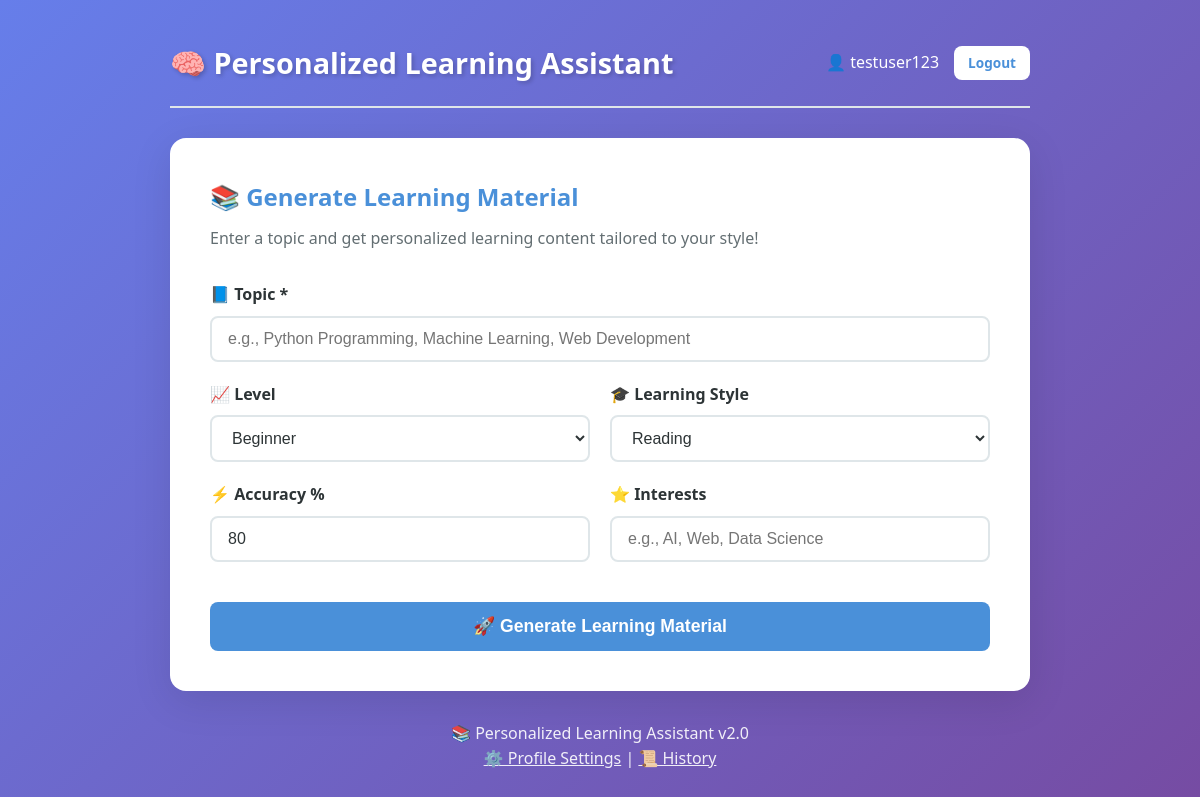
The page / (signed in) on the database its author committed.
### tables this page shows
CREATE TABLE user_profiles (
            id INTEGER PRIMARY KEY AUTOINCREMENT,
            user_id INTEGER NOT NULL,
            learning_style TEXT DEFAULT 'Reading',
            level TEXT DEFAULT 'Beginner',
            accuracy INTEGER DEFAULT 80,
            interests TEXT DEFAULT '',
            updated_at TIMESTAMP DEFAULT CURRENT_TIMESTAMP, created_at TIMESTAMP,
            FOREIGN KEY (user_id) REFERENCES users (id)
        );

### app.py (the view)
@app.route('/')
def index():
    user_id = session.get('user_id')
    profile = None
    if user_id:
        profile = get_or_create_profile(user_id)
    return render_template('index.html', profile=profile, user=session.get('username'))

### app.py (called while the page is built, shortened)
def get_db_connection():
    conn = sqlite3.connect(DATABASE)
    conn.row_factory = sqlite3.Row
    return conn

def get_or_create_profile(user_id):
    conn = get_db_connection()
    cursor = conn.cursor()
    cursor.execute('SELECT * FROM user_profiles WHERE user_id = ?', (user_id,))
    profile = cursor.fetchone()
    conn.close()
    return profile

### templates/index.html (shortened to what this page needs)
<!DOCTYPE html>
<html lang="en">
<head>
    <link rel="stylesheet" href="/static/style.css">
</head>
<body>
    <div class="container">
        <header>
            <h1>🧠 Personalized Learning Assistant</h1>
            {% if user %}
            <div class="user-info">
                <span>👤 {{ user }}</span>
                <a href="/logout" class="btn btn-small">Logout</a>
            </div>
            {% else %}
            <div class="auth-links">
                <a href="/login" class="btn">Login</a>
                <a href="/signup" class="btn btn-primary">Sign Up</a>
            </div>
            {% endif %}
        </header>
        <main>
            <section class="learning-form">
                <h2>📚 Generate Learning Material</h2>
                <p class="subtitle">Enter a topic and get personalized learning content tailored to your style!</p>
                <form id="learnForm">
                    <div class="form-group">
                        <label for="topic">📘 Topic *</label>
                        <input
                            type="text"
                            id="topic"
                            name="topic"
                            placeholder="e.g., Python Programming, Machine Learning, Web Development"
                            required
                            autocomplete="off">
                    </div>
                    <div class="form-row">
                        <div class="form-group">
                            <label for="level">📈 Level</label>
                            <select id="level" name="level">
                                <option value="Beginner" {% if profile and profile.level == 'Beginner' %}selected{% endif %}>Beginner</option>
                            </select>
                        </div>
                        <div class="form-group">
                            <label for="learning_style">🎓 Learning Style</label>
                            <select id="learning_style" name="learning_style">
                                <option value="Reading" {% if profile and profile.learning_style == 'Reading' %}selected{% endif %}>Reading</option>
                            </select>
                        </div>
                    </div>
                    <div class="form-row">
                        <div class="form-group">
                            <label for="accuracy">⚡ Accuracy %</label>
                            <input
                                type="number"
                                id="accuracy"
                                name="accuracy"
                                min="0"
                                max="100"
                                value="{{ profile.accuracy if profile else 80 }}"
                                placeholder="0-100">
                        </div>
                        <div class="form-group">
                            <label for="interests">⭐ Interests</label>
                            <input
                                type="text"
                                id="interests"
                                name="interests"
                                value="{{ profile.interests if profile else '' }}"
                                placeholder="e.g., AI, Web, Data Science">
                        </div>
                    </div>
                    <button type="submit" class="btn btn-primary btn-large" id="generateBtn">
                        🚀 Generate Learning Material
                    </button>
                </form>
            </section>
        </main>
        <footer>
            <p>📚 Personalized Learning Assistant v2.0</p>
            {% if user %}
            <p><a href="/profile">⚙️ Profile Settings</a> | <a href="/history">📜 History</a></p>
            {% endif %}
        </footer>
    </div>
</body>
</html>

### static/style.css (style rules this page uses)
:root { --primary-color: #4a90d9; --primary-dark: #357abd; --secondary-color: #6c5ce7; --success-color: #00b894; --error-color: #d63031; --warning-color: #fdcb6e; --background: linear-gradient(135deg, #667eea 0%, #764ba2 100%); --card-bg: #ffffff; --text-color: #2d3436; --text-light: #636e72; --border-color: #dfe6e9; --shadow: 0 10px 40px rgba(0, 0, 0, 0.1); --shadow-hover: 0 15px 50px rgba(0, 0, 0, 0.15); }
* { margin: 0; padding: 0; box-sizing: border-box; }
body { font-family: 'Segoe UI', Tahoma, Geneva, Verdana, sans-serif; background: var(--background); min-height: 100vh; color: var(--text-color); line-height: 1.6; }
.container { max-width: 900px; margin: 0 auto; padding: 20px; }
header { display: flex; justify-content: space-between; align-items: center; padding: 20px 0; margin-bottom: 30px; border-bottom: 2px solid var(--border-color); animation: slideInDown 0.5s ease-out; }
header h1 { font-size: 1.8rem; color: white; text-shadow: 2px 2px 4px rgba(0, 0, 0, 0.2); }
.user-info { display: flex; align-items: center; gap: 15px; color: white; font-weight: 500; }
.btn { display: inline-block; padding: 10px 20px; background: white; color: var(--primary-color); text-decoration: none; border-radius: 8px; font-weight: 600; transition: all 0.3s ease; border: none; cursor: pointer; font-size: 0.95rem; }
.btn-primary { background: var(--primary-color); color: white; }
.btn-small { padding: 6px 14px; font-size: 0.85rem; }
.btn-large { padding: 14px 28px; font-size: 1.1rem; width: 100%; margin-top: 20px; }
.learning-form, .auth-card { background: var(--card-bg); border-radius: 16px; padding: 40px; box-shadow: var(--shadow); animation: slideInUp 0.5s ease-out; }
.learning-form h2, .auth-header h1 { color: var(--primary-color); margin-bottom: 10px; }
.subtitle { color: var(--text-light); margin-bottom: 30px; }
.form-group { margin-bottom: 20px; }
.form-group label { display: block; margin-bottom: 8px; font-weight: 600; color: var(--text-color); }
.form-group input, .form-group select { width: 100%; padding: 12px 16px; border: 2px solid var(--border-color); border-radius: 8px; font-size: 1rem; transition: all 0.3s ease; background: var(--card-bg); color: var(--text-color); }
.form-row { display: grid; grid-template-columns: 1fr 1fr; gap: 20px; }
footer { text-align: center; padding: 30px 0; color: white; opacity: 0.9; }
footer a { color: white; text-decoration: underline; }

### rows shown on the page
user_profiles: level "Beginner", learning_style "Reading", accuracy "80"

### other values the page prints
{{ user }} "testuser123"
